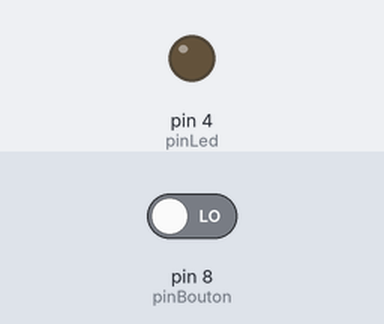
The sketch below on a simulated Arduino Uno, built with avr-gcc and run on an emulated ATmega328P. On the bench: output pins drawn as LEDs (lit = HIGH). Inputs (shaded band) come from the test bench; at power-on: pin 8 (pinBouton) LOW.

Above: at 1.2 s.
1.3 s: pin 8 (pinBouton) driven HIGH
At 1.8 s:
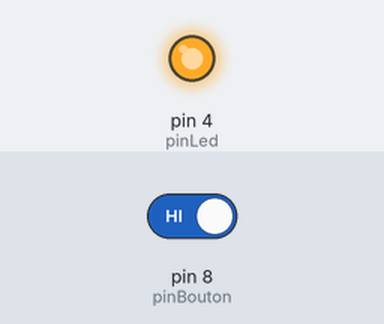
2.8 s: pin 8 (pinBouton) driven LOW
At 4.2 s:
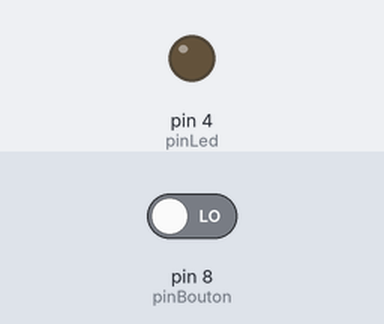
Timing chart, 0 to 5.8 s (numbered marks = the images above; inputs shaded):
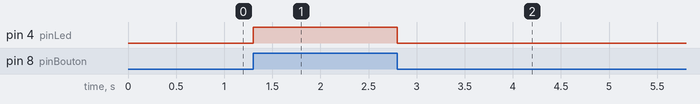

Measured:
- after the input at 1.3 s, pin 4 (pinLed): LOW → HIGH at once
- after the input at 2.8 s, pin 4 (pinLed): HIGH → LOW at once

The sketch:

LedClignotante.ino
```cpp
// Définition des broches
#define pinLed 4
#define pinBouton 8

void setup() {
  pinMode(pinLed, OUTPUT);
  pinMode(pinBouton, INPUT);
}

void loop() {

  int etatBouton = digitalRead(pinBouton);

  if (etatBouton == HIGH) {
    digitalWrite(pinLed, HIGH);
  }

  else {
    digitalWrite(pinLed, LOW);
  }
}
```
